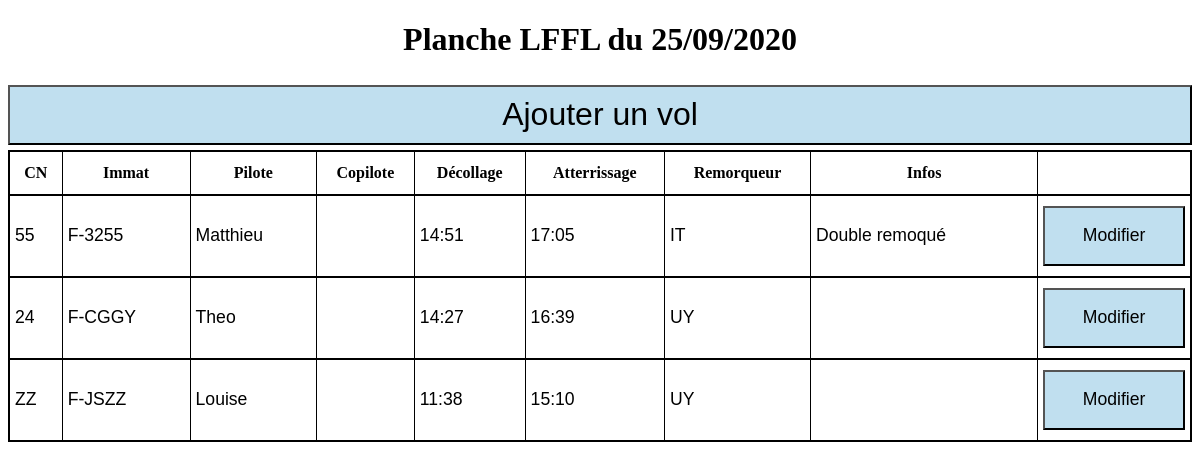
The page / on the database its author committed.
### tables this page shows
CREATE TABLE DB25092020(
    id INTEGER PRIMARY KEY AUTOINCREMENT UNIQUE,
    cn TEXT,
    immat TEXT,
    pilot TEXT,
    copilot TEXT,
    takeofftime TEXT,
    landingtime TEXT,
    plane TEXT,
    addinfo TEXT
    );

### main.py (the view)
@app.route('/', methods=['POST', 'GET'])
def index():
    return(loadIndex())

### DB/initDB.py (called while the page is built)
def getStrDay():
    td = date.today()
    def addZero(char, l):
        return(("0" + str(char))[-l:])
    return("DB" + addZero(td.day, 2) + addZero(td.month, 2) + addZero(td.year, 4))

def extractData():
    conn = sqlite3.connect("DB/base.db")
    cursor = conn.cursor()
    cursor.execute("SELECT * FROM " + getStrDay())
    return(cursor.fetchall())

### main.py (called while the page is built)
def timeToInt(value):
    return(int(value[:2]) * 60 + int(value[3:]))

def loadIndex():
    data = Data()
    data.loadDate()
    data.loadSQL()
    return(render_template("index.html", data = data))

    def loadDate(self):
        td = date.today()
        self.day = self.addZero(td.day, 2)
        self.month = self.addZero(td.month, 2)
        self.year = self.addZero(td.year, 4)

    def addZero(self, char, l):
        return(("0" + str(char))[-l:])

    def loadSQL(self):
        self.sqlData = list(sorted(extractData(), reverse = True, key = lambda x: timeToInt(x[5])))

### templates/index.html (shortened to what this page needs)
<!doctype html>
<html lang="fr">
    <head>
        <link rel="stylesheet" href="{{ url_for('static', filename='styles/index.css') }}">
    </head>
    <body>
        <h1 style="text-align:center">Planche LFFL du {{data.day}}/{{data.month}}/{{data.year}}</h1>
        <form action="http://localhost:5000/newLine" method="post">
            <input type="submit" value="Ajouter un vol">
        </form>
        <table>
            <thead>
                <tr>
                    <th>CN</th>
                    <th>Immat</th>
                    <th>Pilote</th>
                    <th>Copilote</th>
                    <th>Décollage</th>
                    <th>Atterrissage</th>
                    <th>Remorqueur</th>
                    <th>Infos</th>
                </tr>
            </thead>
            {% for line in data.sqlData %}
            <tr>
                {% for value in line[1:] %}
                <td>{{value}}</td>
                {% endfor %}
                <td>
                <form action="http://localhost:5000/newLine" method="post">
                    <input type="submit" value="Modifier" style="font-size:100%">
                </form>
                </td>
            </tr>
            {% endfor %}
        </table>
    </body>
</html>

### static/styles/index.css (style rules this page uses)
table { border: 2px solid #000000; border-collapse: collapse; width: 100%; }
td { border: 1px solid #000000; font-family: sans-serif; font-size: 110%; padding: 5px; height: 30px; }
tr { border: 2px solid #000000; }
th { height: 40px; border: 1px solid #000000; }
input[type=submit] { margin: 5px 5px 5px 0px; width: 100%; font-size: 200%; height: 60px; background-color: #C0DFEF; }

### rows shown on the page
DB25092020: cn "55", immat "F-3255", pilot "Matthieu", takeofftime "14:51", landingtime "17:05", plane "IT", addinfo "Double remoqué"
DB25092020: cn "24", immat "F-CGGY", pilot "Theo", takeofftime "14:27", landingtime "16:39", plane "UY"
DB25092020: cn "ZZ", immat "F-JSZZ", pilot "Louise", takeofftime "11:38", landingtime "15:10", plane "UY"

### other values the page prints
{{ data.day }} "25"
{{ data.month }} "09"
{{ data.year }} "2020"
